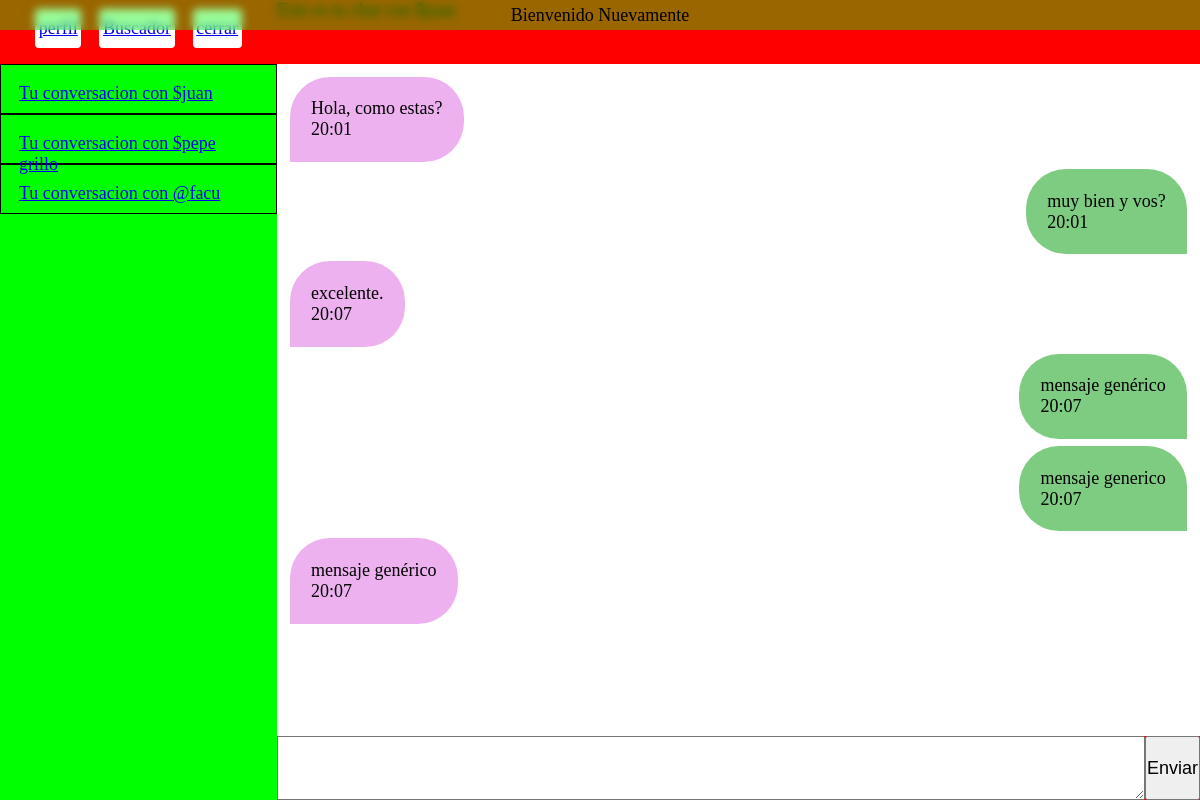
Screenshot of /sitio/index.php?s=chats&ss=chat&id=9 (signed in) with the database file from the repository.
### tables this page shows
CREATE TABLE `usuarios` (
  `id_usuarios` int(11) NOT NULL,
  `username` varchar(45) DEFAULT NULL,
  `password` varchar(255) NOT NULL,
  `email` varchar(255) NOT NULL,
  `ultima_conexion` datetime NOT NULL
);

CREATE TABLE `mensajes` (
  `id_mensajes` int(11) NOT NULL,
  `contenido` varchar(1200) NOT NULL,
  `tiempo_de_envio` datetime NOT NULL,
  `fk_usuarios` int(11) NOT NULL,
  `fk_chat` int(11) NOT NULL
);

### sitio/clases/modelos/Chat.php (called while the page is built, shortened)
<?php
class Chat extends Modelo {
    private int $id_chats;
    public function traerChatsDelUsuario($usuario_id)
    {
        $db = DB::getConexion();
        $query = "SELECT c.*
        FROM chats c
        INNER JOIN chats_de_usuarios cu ON c.id_chats = cu.fk_chats
        WHERE cu.fk_usuarios = :usuario_id;";
        $stmt = $db->prepare($query);
        $stmt->execute(['usuario_id' => $usuario_id]);
        $stmt->setFetchMode(PDO::FETCH_CLASS,static::class);
        return $stmt->fetchAll();
    }
    public function traerUsuariosDelChat($chat_id):array
    {
        $db = DB::getConexion();
        $query = "SELECT * FROM `chats_de_usuarios` WHERE fk_chats = :fk_chats;";
        $stmt = $db->prepare($query);
        $stmt->execute(['fk_chats' => $chat_id]);
        return $stmt->fetchAll(PDO::FETCH_COLUMN, 1);
    }
    public function getIdChats(): int {
        return $this->id_chats;
    }
}

### sitio/clases/modelos/Modelo.php (called while the page is built, shortened)
<?php
class Modelo{
    protected string $tabla = "";
    protected string $clavePrimaria = "";
    public function porId(int $id): ?static {
        $db = DB::getConexion();
        $query = "SELECT * FROM " . $this->tabla . "
        WHERE " . $this->clavePrimaria . " = ?";
        $stmt = $db->prepare($query);
        $stmt->execute([$id]);
        $stmt->setFetchMode(PDO::FETCH_CLASS, static::class);
        $instancia = $stmt->fetch();
        return $instancia;
    }
}

### sitio/clases/auth/Auth.php (called while the page is built, shortened)
<?php
  require_once __DIR__ . '/../modelos/Usuarios.php';
class Auth{
    public function getUsuarios(): ?Usuarios{
        return (new Usuarios)->porId($_SESSION['id_usuarios']);
    }
}

### sitio/clases/modelos/Usuarios.php (called while the page is built, shortened)
<?php
class Usuarios extends Modelo{
    private int $id_usuarios;
    private ?string $username;
    public function getIdUsuarios(): int {
        return $this->id_usuarios;
    }
    public function getUsername(): string {
        return $this->username;
    }
}

### sitio/clases/modelos/Mensaje.php (called while the page is built, shortened)
<?php
class Mensaje {
    private string $contenido;
    private string $tiempo_de_envio;
    private int $fk_usuarios;
    public function traerMensajesDeUnChat(int $fk_chat): array {
        $db = DB::getConexion();
        $query = "SELECT * FROM mensajes
                WHERE fk_chat = ?
                ORDER BY tiempo_de_envio ASC;";
        $stmt = $db->prepare($query);
        $stmt->execute([$fk_chat]);
        $stmt->setFetchMode(PDO::FETCH_CLASS, static::class);
        return $stmt->fetchAll();
    }
    public function getContenido(): string {
        return $this->contenido;
    }
    public function getTiempoDeEnvio(): string {
        return $this->tiempo_de_envio;
    }
    public function getFkUsuarios(): int {
        return $this->fk_usuarios;
    }
}

### sitio/secciones/chat.php (the view, shortened to what this page needs)
<?php
    $idUsuarioAutenticado = (new Auth)->getUsuarios()->getIdUsuarios();
    $id = $_GET['id']??null;
?>
<header class="buscador">
    <span>
    </span>
</header>
<div class="mensajes">
<?php
    $mensajes = (new Mensaje)->traerMensajesDeUnChat($id);
?>
<?php foreach ($mensajes as $mensaje):?>
    <div class="mensaje <?= $mensaje->getFkUsuarios() === $idUsuarioAutenticado? 'mensajePropio': 'mensajeDeOtro';?>">
        <p><?=$mensaje->getContenido();?></p>
        <?php
            $fecha = $mensaje->getTiempoDeEnvio();
        ?>
        <span><?=date("H:i", strtotime($fecha))?></span>
    </div>
<?php endforeach;?>
</div>
<footer class="chat-footer">
    <form action="acciones/enviar-mensaje.php" method="post">
        <textarea name="mensaje" id="mensaje" cols="30" rows="10"></textarea>
        <button type="submit">Enviar</button>
    </form>
</footer>

### sitio/secciones/chats.php (shortened to what this page needs)
<?php
$vistaInterna = $_GET['ss'] ?? 'buscador';
    $idUsuarioAutenticado = (new Auth)->getUsuarios()->getIdUsuarios();
    $claseChats = (new Chat);
    $chats = $claseChats->traerChatsDelUsuario($idUsuarioAutenticado);
?>
<section id="chats">
    <article class="chats">
    <nav class="menu">
            <ul>
                <li>
                    <a href="index.php?s=profile">perfil</a>
                </li>
                <li>
                    <a href="index.php?s=chats&ss=buscador">Buscador</a>
                </li>
                <li>
                    <a href="acciones/cerrar-session.php">cerrar</a>
                </li>
            </ul>
        </nav>
        <ul>
            <?php foreach ($chats as $chat):?>
                <li class="chat">
                    <a href="http://localhost/chatLand/sitio/index.php?s=chats&ss=chat&id=<?=$chat->getIdChats();?>">
                        <?php
                            $usuariosDelChat = $claseChats->traerUsuariosDelChat($chat->getIdChats());
                            foreach ($usuariosDelChat as $usuario) {
                                if ($usuario !== $idUsuarioAutenticado) {
                                    echo 'Tu conversacion con '. (new Usuarios)->porId($usuario)->getUsername();
                                }
                            }
                        ?>
                    </a>
                </li>
            <?php endforeach;?>
        </ul>
    </article>
    <article class="principal-article">
        <?php
        require_once __DIR__ . '/' . $vistaInterna . '.php';
        ?>
    </article>
</section>

### sitio/css/estilos.css (style rules this page uses)
* { margin: 0; padding: 0; box-sizing: border-box; font-size: 18px; }
#chats { display: flex; height: 100vh; }
#chats .menu, .buscador,.chat-footer { background-color: #ff0000; height: 8vh; width: 100%; }
#chats .menu>ul { display: flex; justify-content: center; align-items: center; list-style: none; }
#chats .menu>ul>li { margin: .5em; }
#chats .menu>ul>li>a { background-color: #fff; padding: .5em .2em; border-radius: 4px; display: flex; justify-content: center; align-items: center; }
#chats>.chats { background-color: #00ff00; width: 30vw; }
#chats>.chats .chat { padding: 1em; border: 1px solid black; height: 50px; }
#chats>.principal-article { width: 100%; background-color: #fff; display: flex; flex-direction: column; justify-content: space-between; align-items: center; }
#chats>.principal-article .chat-footer form { display: flex; }
#chats>.principal-article .chat-footer form textarea { width: 100%; max-height: 8vh; }
#chats>.principal-article .mensajes { display: flex; flex-direction: column; justify-content: flex-start; padding: .5em; width: 100%; height: 84vh; }
#chats>.principal-article .mensajes .mensaje { padding: 1.2em; margin: .2em; }
#chats>.principal-article .mensajes .mensajePropio { background-color: #29a82f99; max-width: 40%; -webkit-border-radius: 40px; -webkit-border-bottom-right-radius: 0; -moz-border-radius: 40px; -moz-border-radius-bottomright: 0; border-radius: 40px; border-bottom-right-radius: 0; align-self: flex-end; }
#chats>.principal-article .mensajes .mensajeDeOtro { background-color: #e27ee699; max-width: 40%; align-self: flex-start; -webkit-border-radius: 40px; -webkit-border-bottom-left-radius: 0; -moz-border-radius: 40px; -moz-border-radius-bottomleft: 0; border-radius: 40px; border-bottom-left-radius: 0; }

### rows the page displays
usuarios: username "$juan"
usuarios: username "$pepe grillo"
usuarios: username "@facu"
mensajes: contenido "Hola, como estas?", tiempo_de_envio "20:01"
mensajes: contenido "muy bien y vos?", tiempo_de_envio "20:01"
mensajes: contenido "excelente.", tiempo_de_envio "20:07"
mensajes: contenido "mensaje genérico", tiempo_de_envio "20:07"
mensajes: contenido "mensaje generico", tiempo_de_envio "20:07"
mensajes: contenido "mensaje genérico", tiempo_de_envio "20:07"

### other values shown
$_SESSION['mensajeExito'] "Bienvenido Nuevamente"
